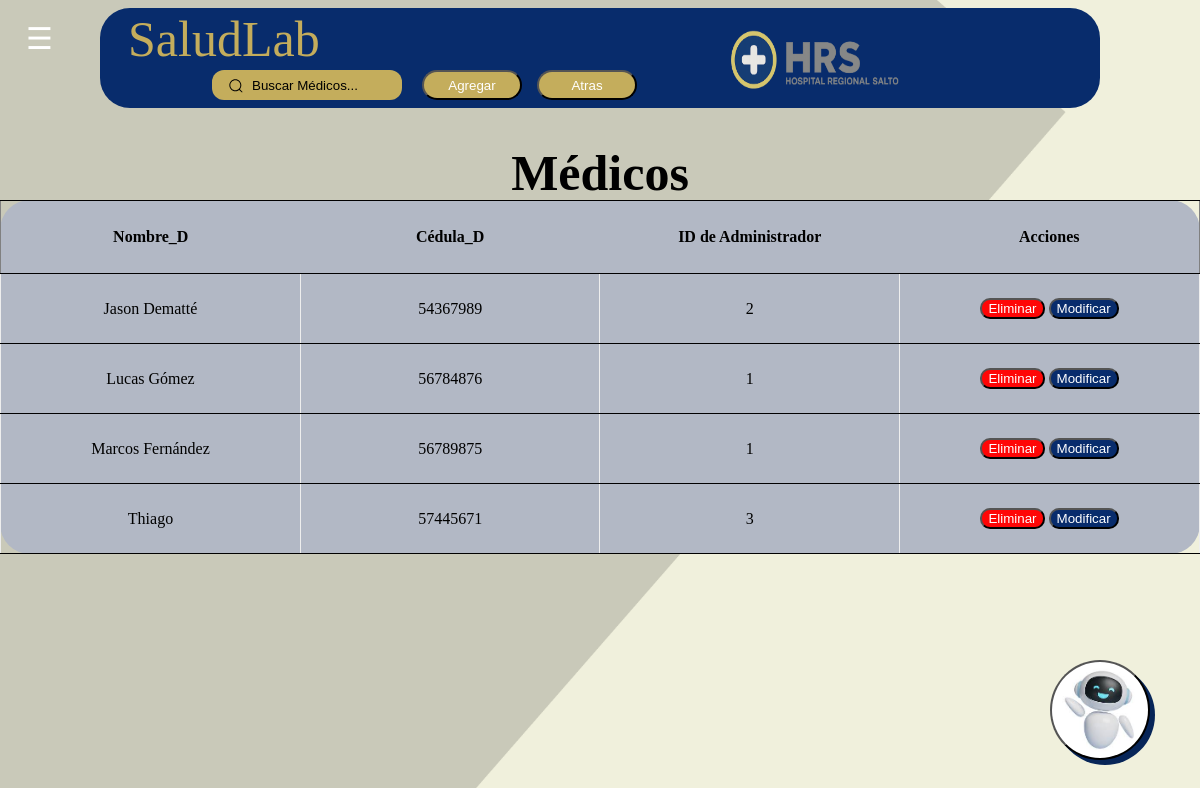
Screenshot of /Administradores/PaginaDeMedicos.php with the database file from the repository.
### tables this page shows
CREATE TABLE `doctor` (
  `Cedula_D` int(11) NOT NULL,
  `Nombre_D` varchar(50) DEFAULT NULL,
  `Correo` varchar(50) DEFAULT NULL,
  `His_med` varchar(1000) DEFAULT NULL,
  `Tel` varchar(15) DEFAULT NULL,
  `Contraseña_D` varchar(10) DEFAULT NULL,
  `ID_Administrador` int(11) DEFAULT NULL,
  `Usuario_D` varchar(50) DEFAULT NULL
);

### Administradores/PaginaDeMedicos.php (the view, shortened to what this page needs)
<?php
include("../Backend/Conexion.php");
$result = mysqli_query($conn, "SELECT * FROM doctor");
?>
<!DOCTYPE html>
<html lang="es">
<head>
  <link rel="stylesheet" href="Estilomed.css">
</head>
<body>
  <button class="hamburger" onclick="toggleMenu()">☰</button>
  <button class="Robot"></button>
  <div class="superior">
    <div class="group">
      <input
        id="query"
        class="input"
        type="search"
        placeholder="Buscar Médicos..."
        name="searchbar"
        onkeyup="filtrarTabla()"/>
         <button class="anterior" onclick="location.href='Pag_Admin.php'">Atras</button>
        <button onclick="location.href='../Administradores/Doctor/Agregar.php'" class="Agregar">Agregar</button>
    </div>
    <p class="Texto">SaludLab</p>
    <img src="../Imagenes/logohospital.png" alt="logo" class="logo">
  </div>
  <h1 class="Cita">Médicos</h1>
  <div class="tablas">
    <div class="estilos">
      <table border="1" id="tablaMedicos">
        <thead>
          <tr>
            <th>Nombre_D</th>
            <th>Cédula_D</th>
            <th>ID de Administrador</th>
            <th>Acciones</th>
          </tr>
        </thead>
        <tbody>
          <?php while ($row = mysqli_fetch_assoc($result)) { ?>
            <tr>
              <td><?php echo $row['Nombre_D']; ?></td>
              <td><?php echo $row['Cedula_D']; ?></td>
              <td><?php echo $row['ID_Administrador']; ?></td>
              <td>
                <button onclick="location.href='../Administradores/Doctor/seelimina.php?Cedula_D=<?php echo $row['Cedula_D']; ?>'" class="Boton1">Eliminar</button>
                <button onclick="location.href='../Administradores/Doctor/Editar.php?Cedula_D=<?php echo $row['Cedula_D']; ?>'" class="Boton2">Modificar</button>
              </td>
            </tr>
          <?php } ?>
        </tbody>
      </table>
    </div>
  </div>
</body>
</html>

### Administradores/Estilomed.css (style rules this page uses)
body { align-items: center; text-align: center; justify-content: center; display: flex; background-image: url(../Imagenes/Inicio.png); background-size: cover; background-repeat: no-repeat; background-position: center; background-attachment: fixed; }
.superior { display: flex; background-color: #082c6c; height: 100px; width: 1000px; border-radius: 30px; }
.logo { position: absolute; height: 60px; width: 170px; right:300px; top :30px; }
.Boton1 { color: white; border-radius:10px; background-color: #ff0606; }
.Boton2 { color: white; border-radius:10px; background-color: #082c6c; }
p { font-size: 30px; position: absolute; }
.tablas { display: flex; position: absolute; top: 200px; background-color:#b2b8c5; border-radius: 30px; border-collapse: collapse; }
.Cita { font-family: 'OpenSans'; top: 110px; font-size: 50px; position: absolute; }
tr, th { width: 300px; height: 70px; border: 1px solid black; border-left: none; border-right: none; }
.Texto { font-size: 50px; color: #c4ad5c; position: absolute; top: -40px; margin-left: 28px; }
table { border-collapse: collapse; }
.Robot { background-image: url(../Imagenes/images.jpeg); border-radius: 50px; height: 100px; width: 100px; background-size: cover; background-repeat: no-repeat; background-position: center; position: fixed; right: 50px; bottom: 40px; box-shadow: 5px 5px #072558; z-index: 9999; }
.group { line-height: 28px; align-items: center; position: absolute; max-width: 190px; top: 70px; left: 212px; }
.input { font-family: "Montserrat", sans-serif; width: 100%; height: 30px; padding-left: 2.5rem; border: 0; border-radius: 12px; background-color: #c4ad5c; outline: none; color: #000000; transition: all 0.25s cubic-bezier(0.19, 1, 0.22, 1); cursor: text; z-index: 0; }
.input::placeholder { color: #000000; }
.Agregar { color: white; margin-left: 20px; top: 0px; position: absolute; height: 30px; width: 100px; border-radius: 30px; cursor: pointer; background-color: #c4ad5c; transition: backgroud-color 0.3s ease; }
.hamburger { font-size: 30px; background: none; border: none; color: white; cursor: pointer; position: absolute; top: 20px; left: 20px; z-index: 1001; }
.anterior { color: white; margin-left: 135px; top: 0px; position: absolute; height: 30px; width: 100px; border-radius: 30px; cursor: pointer; background-color: #c4ad5c; transition: backgroud-color 0.3s ease; }

### rows the page displays
doctor: Nombre_D "Jason Dematté", Cedula_D "54367989", ID_Administrador "2"
doctor: Nombre_D "Lucas Gómez", Cedula_D "56784876", ID_Administrador "1"
doctor: Nombre_D "Marcos Fernández", Cedula_D "56789875", ID_Administrador "1"
doctor: Nombre_D "Thiago", Cedula_D "57445671", ID_Administrador "3"
